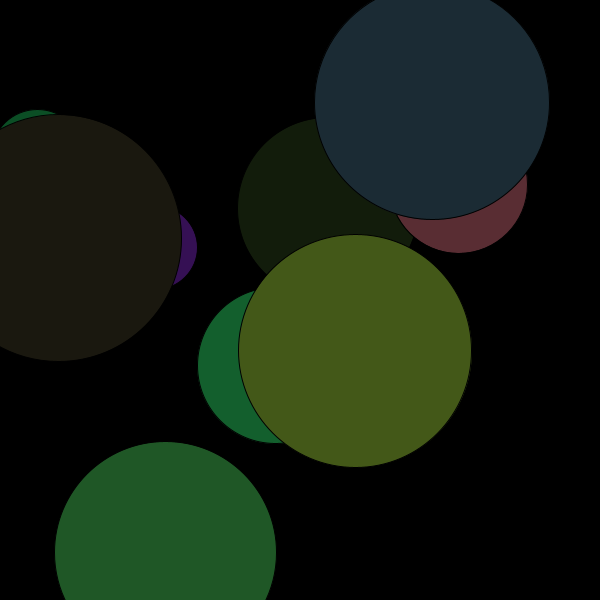
Frame 1 (no input)
Frame 60 (the mouse pressed at the canvas centre just before this capture): identical to frame 1, image omitted
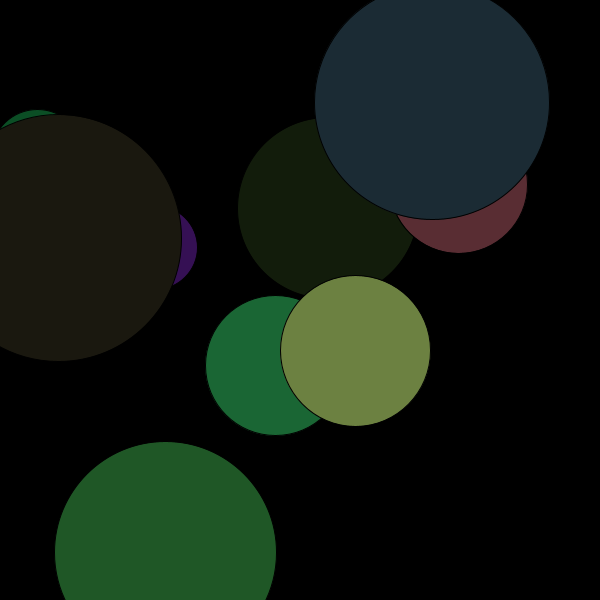
Frame 120 (the mouse held since frame 60 and released just before this capture)

The Processing sketch that drew these frames (run headless with seeded random() and noise(); from frame 60 on, the mouse is pressed at the canvas centre):

// Processing sketch: wiggleButton
// ── wiggleButton.pde
button b[] = new button[10];

//the one button being sized
int selectedIndex;

void setup() {
  size(600, 600);
  background(0);
  //generate random buttons
  for (int i = 0; i<b.length; i++) {
    b[i] = new button(random(40, 150), random(20, width-20), random(20, height-20), i);
  }
}

void draw() {
  background(0);
  //update all buttons
  for (int i = 0; i<b.length; i++) {
    b[i].update();
  }
  
}
// ── button.pde
class button {
  //physics variables
  float acceleration;
  float r;
  float dr;
  
  //position variables
  float x;
  float y;
  
  //initial size
  float size;
  
  //color constants
  int rK;
  int gK;
  int bK;
  
  boolean mouseDown;
  int index;
      
  button(float size, float x, float y, int i) {
    this.size = size;
    r = size;
    
    this.x =x;
    this.y = y;
    
    index = i;
    
    //randomize color
    rK = (int) random(10, 100);
    gK = (int) random(10, 100);
    bK = (int) random(10, 100);
  }
  
  //draw ellipse with color, faded according to stretch
  void show() {
    fill(Math.abs(size-r) + rK, Math.abs(size-r) + gK, Math.abs(size-r) + bK);
    ellipse(x, y, r*2, r*2);
  }
  
  void applyPhysics() {
    //force arbitrarily proportional to stretch distance
    // -
    //dampening force arbitrarily proportional to dr
    acceleration = (size-r)/500 - dr/30;
    
    dr += acceleration;
    //neglect small velocities
    if (Math.abs(dr) < 0.001) dr = 0;
    
    //r is changed by dr times an arbitrary constant
    r += dr*10;  
  }
 
  void update() {
    show();

    //considered "clicked" if the mouse is pressed and is within the circle 
    if (mousePressed && (float) Math.sqrt((mouseX-x)*(mouseX-x) + (mouseY-y)*(mouseY-y)) <= r ) {
      mouseDown = true;
      dr = 0;
      selectedIndex = index;
    }
    if (!mousePressed) {
      mouseDown = false;
    }
  
    //let the user size the selected circle if the mouse is "clicked" 
    if (mouseDown && selectedIndex == index) {
       r = (float) Math.sqrt((mouseX-x)*(mouseX-x) + (mouseY-y)*(mouseY-y));
    //run physics if user let go
    } else {
      applyPhysics();
    }   
  }
}
